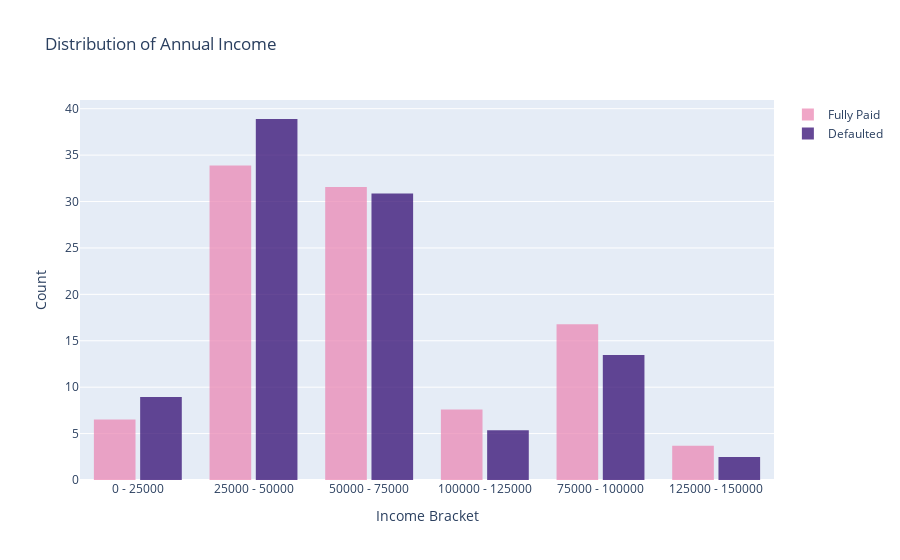

The code cell stored with this chart in its notebook:
### Markdown cell above
`Analysing how the type of annual income of the applicant drives the chances of an applicant to pay the amount fully or defaulting.`

### Code cell
annual_inc_paid = np.array(data_paid['Annual Income Bracket'])
annual_inc_defaulted = np.array(data_defaulted['Annual Income Bracket'])

fig = go.Figure()
fig.add_trace(go.Histogram(
    x=annual_inc_paid,
    histnorm='percent',
    name='Fully Paid',
    marker_color='#EB89B5',
    opacity=0.75
))
fig.add_trace(go.Histogram(
    x=annual_inc_defaulted,
    histnorm='percent',
    name='Defaulted',
    marker_color='#330C73',
    opacity=0.75
))

fig.update_layout(
    title_text='Distribution of Annual Income', # title of plot
    xaxis_title_text='Income Bracket', # xaxis label
    yaxis_title_text='Count', # yaxis label
    bargap=0.2, # gap between bars of adjacent location coordinates
    bargroupgap=0.1 # gap between bars of the same location coordinates
)

fig.show()

### Figure 1 — Plotly figure (JSON) as saved in the notebook; plotly's stock layout.template omitted (floating-point values rounded to 4 significant figures; data arrays with more than 128 entries replaced by an {"elided": "..."} marker saying what was removed)
{"data": [{"histnorm": "percent", "marker": {"color": "#EB89B5"}, "name": "Fully Paid", "opacity": 0.75, "type": "histogram", "x": {"elided": "31627 str values"}}, {"histnorm": "percent", "marker": {"color": "#330C73"}, "name": "Defaulted", "opacity": 0.75, "type": "histogram", "x": {"elided": "5464 str values"}}], "layout": {"bargap": 0.2, "bargroupgap": 0.1, "title": {"text": "Distribution of Annual Income"}, "xaxis": {"title": {"text": "Income Bracket"}}, "yaxis": {"title": {"text": "Count"}}}}
